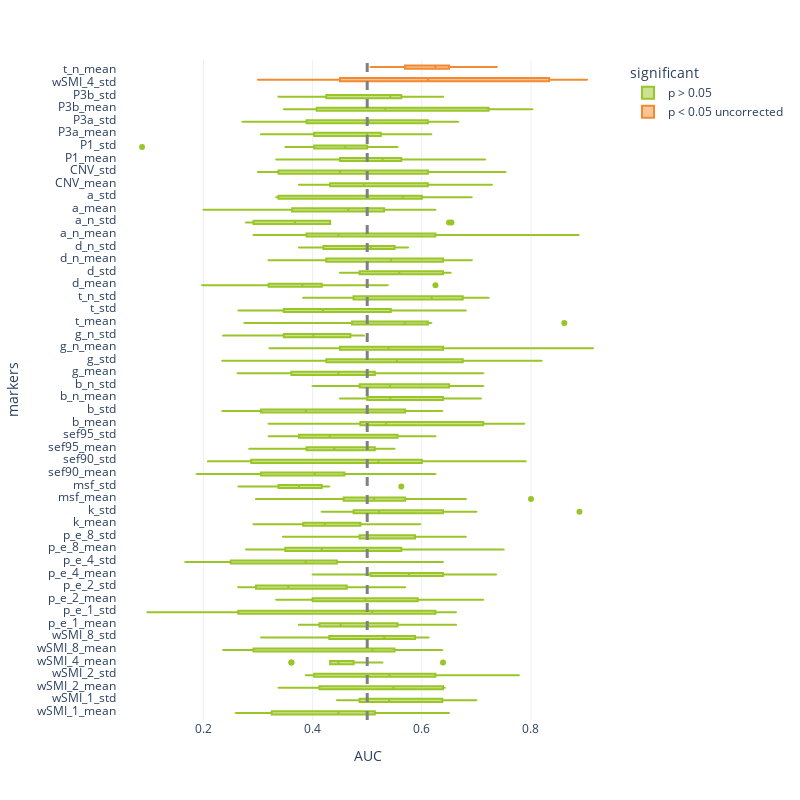

This figure's notebook cell:
### Code cell
svc_mind = pd.read_csv('Data/univariate_svc_mind_segment.csv')

fig = px.box(svc_mind, y="markers", x="AUC", color="significant", template = "plotly_white", color_discrete_sequence = [green, orange])
fig.add_vline(x=0.5, line_width=3, line_dash="dash", line_color="grey")

fig.update_layout(
    autosize=False,
    width=800,
    height=800,
    yaxis = {
            'showticklabels': True,
            'tickmode': 'linear',
        }
)
fig.show()
pio.write_json(fig, 'Figs/univariate_svc_mind_segment.plotly')

### Figure 1 — Plotly figure (JSON) as saved in the notebook; plotly's stock layout.template omitted (floating-point values rounded to 4 significant figures; data arrays with more than 128 entries replaced by an {"elided": "..."} marker saying what was removed)
{"data": [{"alignmentgroup": "True", "hovertemplate": "significant=p > 0.05<br>AUC=%{x}<br>markers=%{y}<extra></extra>", "legendgroup": "p > 0.05", "marker": {"color": "#9AC529"}, "name": "p > 0.05", "notched": false, "offsetgroup": "p > 0.05", "orientation": "h", "showlegend": true, "type": "box", "x": {"elided": "500 float values"}, "x0": " ", "xaxis": "x", "y": {"elided": "500 str values"}, "y0": " ", "yaxis": "y"}, {"alignmentgroup": "True", "hovertemplate": "significant=p < 0.05 uncorrected<br>AUC=%{x}<br>markers=%{y}<extra></extra>", "legendgroup": "p < 0.05 uncorrected", "marker": {"color": "#F38A31"}, "name": "p < 0.05 uncorrected", "notched": false, "offsetgroup": "p < 0.05 uncorrected", "orientation": "h", "showlegend": true, "type": "box", "x": [0.8625, 0.3, 0.45, 0.4625, 0.6914, 0.3827, 0.9028, 0.8333, 0.625, 0.5972, 0.7125, 0.7375, 0.65, 0.625, 0.5309, 0.5062, 0.5694, 0.6111, 0.625, 0.6389], "x0": " ", "xaxis": "x", "y": ["wSMI_4_std", "wSMI_4_std", "wSMI_4_std", "wSMI_4_std", "wSMI_4_std", "wSMI_4_std", "wSMI_4_std", "wSMI_4_std", "wSMI_4_std", "wSMI_4_std", "t_n_mean", "t_n_mean", "t_n_mean", "t_n_mean", "t_n_mean", "t_n_mean", "t_n_mean", "t_n_mean", "t_n_mean", "t_n_mean"], "y0": " ", "yaxis": "y"}], "layout": {"autosize": false, "boxmode": "group", "height": 800, "legend": {"title": {"text": "significant"}, "tracegroupgap": 0}, "margin": {"t": 60}, "shapes": [{"line": {"color": "grey", "dash": "dash", "width": 3}, "type": "line", "x0": 0.5, "x1": 0.5, "xref": "x", "y0": 0, "y1": 1, "yref": "y domain"}], "width": 800, "xaxis": {"anchor": "y", "autorange": true, "domain": [0, 1], "range": [0.04161, 0.9595], "title": {"text": "AUC"}, "type": "linear"}, "yaxis": {"anchor": "x", "autorange": true, "domain": [0, 1], "range": [-0.7385, 51.74], "showticklabels": true, "tickmode": "linear", "title": {"text": "markers"}, "type": "category"}}}
